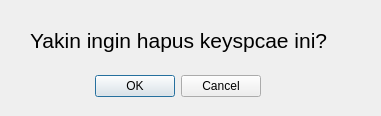
<?xml version="1.0" encoding="UTF-8"?>
<ui version="4.0">
 <class>Dialog</class>
 <widget class="QDialog" name="Dialog">
  <property name="geometry">
   <rect>
    <x>0</x>
    <y>0</y>
    <width>381</width>
    <height>116</height>
   </rect>
  </property>
  <property name="windowTitle">
   <string>Dialog</string>
  </property>
  <widget class="QDialogButtonBox" name="OkCancelButtonHapus">
   <property name="geometry">
    <rect>
     <x>70</x>
     <y>70</y>
     <width>191</width>
     <height>32</height>
    </rect>
   </property>
   <property name="orientation">
    <enum>Qt::Horizontal</enum>
   </property>
   <property name="standardButtons">
    <set>QDialogButtonBox::Cancel|QDialogButtonBox::Ok</set>
   </property>
  </widget>
  <widget class="QLabel" name="hapus_text">
   <property name="geometry">
    <rect>
     <x>30</x>
     <y>10</y>
     <width>361</width>
     <height>61</height>
    </rect>
   </property>
   <property name="font">
    <font>
     <pointsize>16</pointsize>
    </font>
   </property>
   <property name="text">
    <string>Yakin ingin hapus keyspcae ini?</string>
   </property>
  </widget>
 </widget>
 <resources/>
 <connections>
  <connection>
   <sender>OkCancelButtonHapus</sender>
   <signal>accepted()</signal>
   <receiver>Dialog</receiver>
   <slot>accept()</slot>
   <hints>
    <hint type="sourcelabel">
     <x>248</x>
     <y>254</y>
    </hint>
    <hint type="destinationlabel">
     <x>157</x>
     <y>274</y>
    </hint>
   </hints>
  </connection>
  <connection>
   <sender>OkCancelButtonHapus</sender>
   <signal>rejected()</signal>
   <receiver>Dialog</receiver>
   <slot>reject()</slot>
   <hints>
    <hint type="sourcelabel">
     <x>316</x>
     <y>260</y>
    </hint>
    <hint type="destinationlabel">
     <x>286</x>
     <y>274</y>
    </hint>
   </hints>
  </connection>
 </connections>
</ui>
